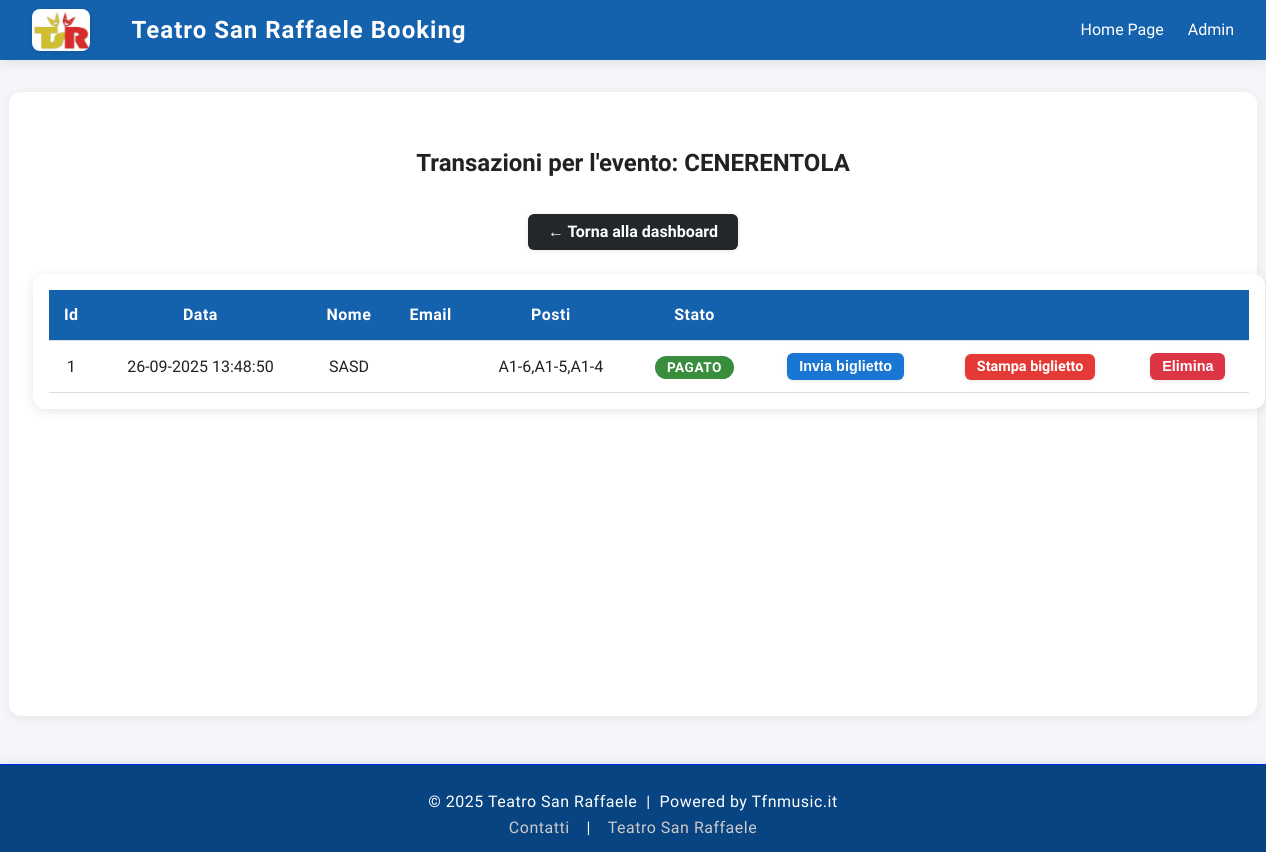
The page /event/1/transactions (signed in) on the database as committed earlier.
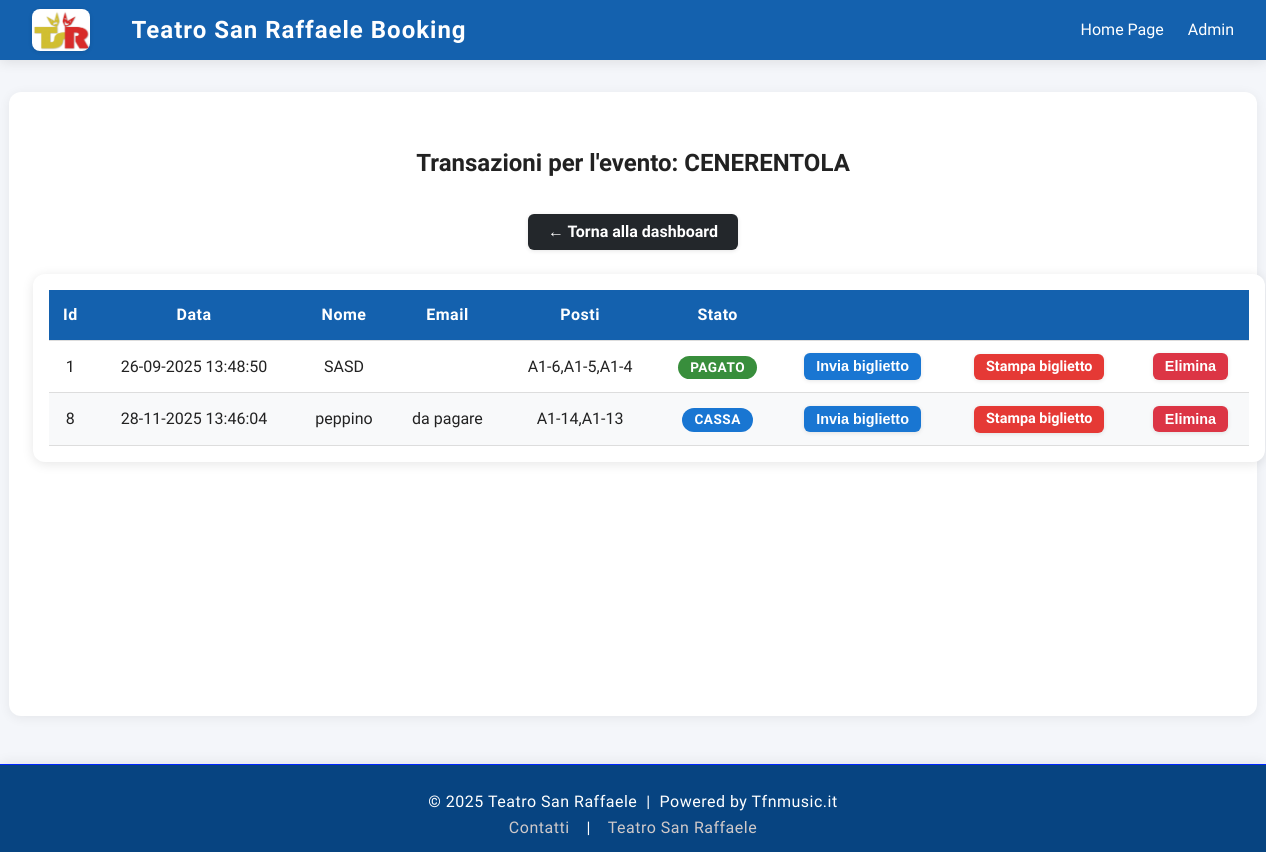
The same page on the database as committed later.
### tables this page shows
CREATE TABLE events (
    id INTEGER PRIMARY KEY AUTOINCREMENT,
    title TEXT NOT NULL,
    date TEXT NOT NULL,
    time TEXT NOT NULL,
    price REAL NOT NULL,
    poster_url TEXT         
, visible INTEGER DEFAULT 1);

CREATE TABLE bookings (
    id INTEGER PRIMARY KEY AUTOINCREMENT,
    event_id INTEGER NOT NULL,
    name TEXT NOT NULL,
    email TEXT NOT NULL,
    seats TEXT NOT NULL,          -- posti separati da , 
    status REAL DEFAULT 0 , -- 0=libero, 1=pending ,2 = acquistato , 3 = validato
    created_at TEXT NOT NULL,
    FOREIGN KEY(event_id) REFERENCES events(id)
);

### app.py (the view)
@app.route('/event/<int:event_id>/transactions')
@login_required
def event_transactions(event_id):
    event = get_event_by_id(event_id)
    transactions = get_bookings_by_event(event_id)
    return render_template(
        'event_transactions.html',
        event_title=event['title'] if event else 'Evento sconosciuto',
        transactions=transactions
    )

### app.py (called while the page is built)
@app.context_processor
def inject_now():
    return {'now': datetime.now}

### auth.py (called while the page is built)
def login_required(f):
    @wraps(f)
    def decorated_function(*args, **kwargs):
        if session.get('logged_in') != True:
            return redirect(url_for('admin'))
        return f(*args, **kwargs)
    return decorated_function

### database.py (called while the page is built)
def get_db():
    conn = sqlite3.connect(DB_PATH)
    conn.row_factory = sqlite3.Row
    return conn

def get_event_by_id(event_id):
    conn = get_db()
    event = conn.execute('SELECT * FROM events WHERE id=?', (event_id,)).fetchone()
    conn.close()
    return event

def get_bookings_by_event(event_id, statuses=None):
    conn = get_db()
    if statuses:
        placeholders = ','.join(['?'] * len(statuses))
        bookings = conn.execute(
            f'SELECT seats FROM bookings WHERE event_id=? AND status IN ({placeholders})',
            (event_id, *statuses)
        ).fetchall()
    else:
        bookings = conn.execute(
            'SELECT * FROM bookings WHERE event_id=? ORDER BY created_at DESC',
            (event_id,)
        ).fetchall()
    conn.close()
    return bookings

### templates/event_transactions.html (shortened to what this page needs)
{% extends 'base.html' %}
{% block content %}
<h2 class="text-center mb-5">Transazioni per l'evento: {{ event_title }}</h2>
<p class="text-center mb-4">
    <a href="{{ url_for('dashboard') }}" class="btn btn-dark">&larr; Torna alla dashboard</a>
</p>
<div class="table-wrapper">
    <table class="table">
        <thead>
            <tr>
                <th>Id</th>
                <th>Data</th>
                <th>Nome</th>
                <th>Email</th>
                <th>Posti</th>
                <th>Stato</th>
                <th></th>
                <th></th>
                <th></th>
            </tr>
        </thead>
        <tbody>
            {% for t in transactions |sort(attribute='id') %}
            <tr>
                <td>{{ t.id }}</td>
                <td>{{ t.created_at }}</td>
                <td>{{ t.name }}</td>
                <td>{{ t.email }}</td>
                <td>{{ t.seats }}</td>
                <td>
                    {% if t.status == 1 %}
                    <span class="badge badge-pending">In attesa</span>
                    {% elif t.status == 2 %}
                    <span class="badge badge-paid">Pagato</span>
                    {% elif t.status == 3 %}
                    <span class="badge badge-validated">Cassa</span>
                    {% else %}
                    <span class="badge badge-unknown">Sconosciuto</span>
                    {% endif %}
                </td>
                <td>
                    {% if t.status in [2,3] %}
                    <form method="post" action="{{ url_for('resend_ticket', booking_id=t.id) }}" class="d-inline">
                        <button type="submit" class="btn btn-info btn-sm">Invia biglietto</button>
                    </form>
                    {% endif %}
                </td>
                <td>
                    {% if t.status in [2,3] %}
                    <a href="{{ url_for('print_ticket', booking_id=t.id) }}" target="_blank"
                        class="btn btn-primary btn-sm">Stampa biglietto</a>
                    {% endif %}
                </td>
                <td>
                    <form method="post" action="{{ url_for('delete_transaction', booking_id=t.id) }}" class="d-inline"
                        onsubmit="return confirm('Sei sicuro di voler eliminare questa prenotazione? I posti {{ t.seats }} verranno liberati e la transazione sarà cancellata definitivamente.');">
                        <button type="submit" class="btn btn-danger btn-sm">Elimina</button>
                    </form>
                </td>
            </tr>
            {% else %}
            <tr>
                <td colspan="9" style="text-align:center; color:#888;">Nessuna transazione trovata per questo evento.
                </td>
            </tr>
            {% endfor %}
        </tbody>
    </table>
</div>
{% endblock %}

### templates/base.html (shortened to what this page needs)
<!DOCTYPE html>
<html lang="it">
<head>
  <link rel="stylesheet" href="{{ url_for('static', filename='style.css') }}">
</head>
<body>
  <div class="navbar">
    <img src="{{ url_for('static', filename='img/logo.png') }}" alt="Logo" class="navbar-logo">
    <div class="navbar-title">Teatro San Raffaele Booking</div>
    <div class="navbar-links">
      <a href="{{ url_for('index') }}">Home Page</a>
      <a href="{{ url_for('dashboard') }}">Admin</a>
    </div>
  </div>
  <div class="main-content">
    {% block content %}{% endblock %}
  </div>
  <div class="footer">
    <div class="footer-content">
      &copy; {{ now().year }} Teatro San Raffaele &nbsp;|&nbsp; Powered by <span style="color:#ffffff;">
        Tfnmusic.it</span>
      <br>
      <span class="footer-links">
        <a href="mailto:ilcilindroteatro@yahoo.it">Contatti</a> &nbsp;|&nbsp;
        <a href="https://teatrosanraffaele.it" target="_blank">Teatro San Raffaele</a>
      </span>
    </div>
  </div>
</body>
</html>

### static/style.css (style rules this page uses)
:root { --primary-color: #1461ae; --primary-dark: #074481; --secondary-color: #e53935; --secondary-dark: #b71c1c; --accent-color: #e5c535; --accent-bright: #fff459; --success-color: #388e3c; --success-dark: #256029; --warning-color: #ff9800; --info-color: #1976d2; --bg-primary: #f4f6fa; --bg-secondary: #fff; --text-primary: #222; --text-secondary: #555; --text-muted: #888; --border-color: #bbb; --border-light: #ddd; --shadow-light: 0 1px 4px rgba(0, 0, 0, 0.1); --shadow-medium: 0 2px 12px rgba(0, 0, 0, 0.1); --shadow-heavy: 0 4px 24px rgba(0, 0, 0, 0.15); --spacing-xs: 4px; --spacing-sm: 8px; --spacing-md: 16px; --spacing-lg: 24px; --spacing-xl: 32px; --font-primary: "Josefin Sans", sans-serif; --font-secondary: "Roboto", Arial, sans-serif; --transition-fast: 0.15s ease; --transition-standard: 0.2s ease; --transition-slow: 0.3s ease; }
body { margin: 0; font-family: var(--font-primary); font-optical-sizing: auto; font-weight: 400; font-style: normal; background: var(--bg-primary); color: var(--text-primary); min-height: 100vh; line-height: 1.6; }
.navbar { background: var(--primary-color); color: var(--bg-secondary); padding: 0 var(--spacing-xl); height: 60px; display: flex; align-items: center; justify-content: flex-start; gap: var(--spacing-lg); box-shadow: var(--shadow-medium); }
.navbar-title { font-size: 1.5em; font-weight: 700; letter-spacing: 1px; }
.navbar-links { margin-left: auto; display: flex; align-items: center; }
.navbar-links a { color: var(--bg-secondary); text-decoration: none; margin-left: var(--spacing-lg); font-weight: 500; transition: color var(--transition-standard); }
.navbar-logo { height: 42px; margin-right: 18px; border-radius: var(--spacing-sm); box-shadow: var(--shadow-light); background: var(--bg-secondary); transition: transform var(--transition-standard); }
.text-center { text-align: center; }
.mb-4 { margin-bottom: var(--spacing-lg) !important; }
.mb-5 { margin-bottom: var(--spacing-xl) !important; }
.d-inline { display: inline !important; }
.main-content { width: 100%; max-width: 1200px; margin: 32px auto 0 auto; background: #fff; border-radius: 12px; box-shadow: 0 2px 12px #0001; padding: 32px 24px; min-height: 70vh; }
.footer { margin-top: 48px; padding: 24px 0 12px 0; background: #074481; color: #fff; font-size: 1em; text-align: center; letter-spacing: 0.5px; border-top: 1px solid #0026ff; box-shadow: 0 -2px 12px #0001; }
.footer-content { max-width: 900px; margin: 0 auto; }
.footer-links a { color: #cfc9c9; text-decoration: none; margin: 0 8px; font-weight: 500; transition: color 0.2s; }
.btn { display: inline-block; padding: 10px 20px; border: none; border-radius: 6px; font-size: 1em; font-weight: 600; text-decoration: none; text-align: center; cursor: pointer; transition: all var(--transition-standard); box-shadow: var(--shadow-light); line-height: 1; user-select: none; }
.btn-primary { background: var(--secondary-color); color: var(--bg-secondary); }
.btn-info { background: var(--info-color); color: var(--bg-secondary); }
.btn-danger { background: #dc3545; color: var(--bg-secondary); }
.btn-dark { background: #23272b; color: var(--bg-secondary); }
.btn-sm { padding: 6px 12px; font-size: 0.9em; }
.table-wrapper { width: 100%; max-width: 1200px; margin: 0 auto; background: var(--bg-secondary); border-radius: 12px; box-shadow: var(--shadow-medium); padding: var(--spacing-md); overflow-x: auto; }
.table { width: 100%; border-collapse: collapse; font-size: 1em; min-width: 600px; }
.table th, .table td { padding: 12px 10px; text-align: center; border-bottom: 1px solid var(--border-light); }
.table th { background: var(--primary-color); color: var(--bg-secondary); font-weight: 600; letter-spacing: 0.5px; position: sticky; top: 0; z-index: 10; }
.table tbody tr { transition: background-color var(--transition-fast); }
.table tbody tr:nth-child(even) { background: #f8f9fa; }
.badge { display: inline-block; padding: 5px 12px; border-radius: 16px; font-size: 0.85em; font-weight: 600; color: var(--bg-secondary); text-transform: uppercase; letter-spacing: 0.5px; line-height: 1; }
.badge-paid { background: var(--success-color); }
.badge-validated { background: var(--info-color); }

Rows that differ between the two databases and show on the page:
added bookings: id "8", created_at "28-11-2025 13:46:04", name "peppino", email "da pagare", seats "A1-14,A1-13", status "CASSA"
